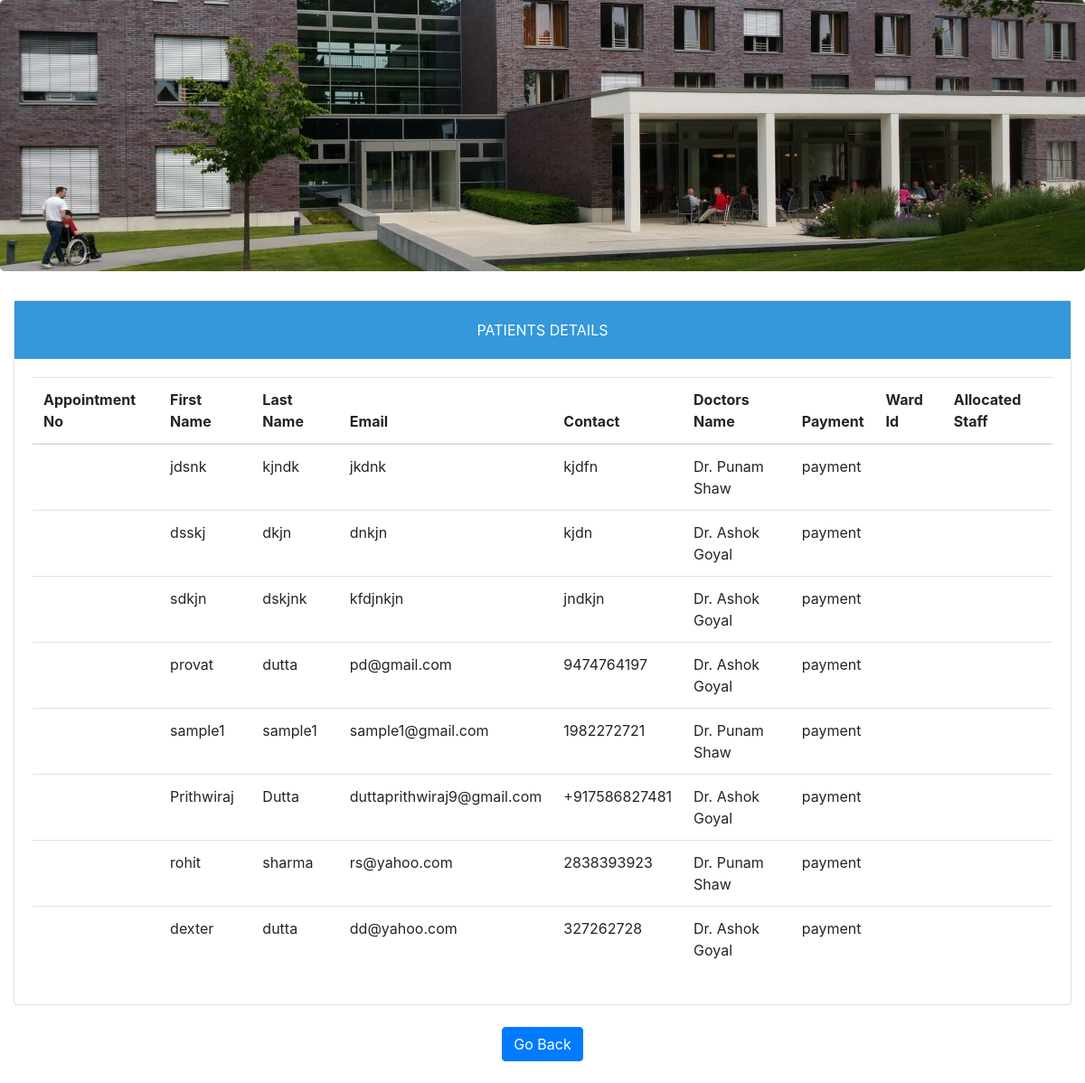
The app's page /patients_details.php with its own data.
### tables this page shows
CREATE TABLE `appointmenttb` (
  `fname` varchar(80) NOT NULL,
  `lname` varchar(80) NOT NULL,
  `email` varchar(80) NOT NULL,
  `contact` varchar(80) NOT NULL,
  `doctor` varchar(80) NOT NULL,
  `payment` varchar(40) NOT NULL
);

### func.php (the view, shortened to what this page needs)
<?php
$con=mysqli_connect("localhost","root","","hmsdb");
function get_patients_details()
{
  global $con;
  $query="select * from appointmenttb";
  $result=mysqli_query($con,$query);
  while ($row=mysqli_fetch_array($result))
  {
    $ano=$row['ano'];
    $fname=$row['fname'];
    $lname=$row['lname'];
    $email=$row['email'];
    $contact=$row['contact'];
    $doctor=$row['doctor'];
    $wid=$row['wid'];
    $allocated_staff=$row['allocated_staff'];
    echo "<tr>
      <td>$ano</td>
      <td>$fname</td>
      <td>$lname</td>
      <td>$email</td>
      <td>$contact</td>
      <td>$doctor</td>
      <td>payment</td>
      <td>$wid</td>
      <td>$allocated_staff</td>
    </tr>";
  }
}
?>

### patients_details.php (shortened to what this page needs)
<!DOCTYPE html>
<?php include("func.php");?>
<html>
<head>
	<link rel="stylesheet" href="https://maxcdn.bootstrapcdn.com/bootstrap/4.0.0-beta/css/bootstrap.min.css">
</head>
<body>
<div class="jumbotron" style="background:url('head.jpeg') no-repeat;background-size:cover;height: 300px;"></div>
<div class="container-fluid">
	<div class="card">
		<center><div class="card-body" style="background-color:#3498DB;color:#ffffff;">PATIENTS DETAILS</div></center>
		<div class="card-body">
		<table class="table table-hover">
  <thead>
    <tr>
      <th scope="col">Appointment No</th>
      <th scope="col">First Name</th>
      <th scope="col">Last Name</th>
      <th scope="col">Email</th>
      <th scope="col">Contact</th>
      <th scope="col">Doctors Name</th>
      <th scope="col">Payment</th>
      <th scope="col">Ward Id</th>
      <th scope="col">Allocated Staff</th>
    </tr>
  </thead>
  <tbody>
   <?php get_patients_details(); ?>
  </tbody>
</table>
</div>
</div>
</div><br>
<center><div class="col-md-3">
	<a href="admin-panel.php" class="btn btn-primary">Go Back</a>
</div></center><br>
</body>
</html>

### records on screen
appointmenttb: fname "jdsnk", lname "kjndk", email "jkdnk", contact "kjdfn", doctor "Dr. Punam Shaw"
appointmenttb: fname "dsskj", lname "dkjn", email "dnkjn", contact "kjdn", doctor "Dr. Ashok Goyal"
appointmenttb: fname "sdkjn", lname "dskjnk", email "kfdjnkjn", contact "jndkjn", doctor "Dr. Ashok Goyal"
appointmenttb: fname "provat", lname "dutta", email "pd@gmail.com", contact "9474764197", doctor "Dr. Ashok Goyal"
appointmenttb: fname "sample1", lname "sample1", email "sample1@gmail.com", contact "1982272721", doctor "Dr. Punam Shaw"
appointmenttb: fname "Prithwiraj", lname "Dutta", email "duttaprithwiraj9@gmail.com", contact "+917586827481", doctor "Dr. Ashok Goyal"
appointmenttb: fname "rohit", lname "sharma", email "rs@yahoo.com", contact "2838393923", doctor "Dr. Punam Shaw"
appointmenttb: fname "dexter", lname "dutta", email "dd@yahoo.com", contact "327262728", doctor "Dr. Ashok Goyal"
